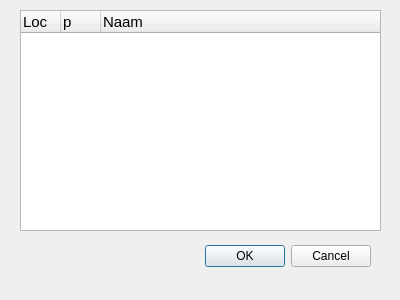
<?xml version="1.0" encoding="UTF-8"?>
<ui version="4.0">
 <class>QtTreinenDialoog</class>
 <widget class="QDialog" name="QtTreinenDialoog">
  <property name="geometry">
   <rect>
    <x>0</x>
    <y>0</y>
    <width>400</width>
    <height>300</height>
   </rect>
  </property>
  <property name="windowTitle">
   <string>Treinen</string>
  </property>
  <widget class="QDialogButtonBox" name="buttonBox">
   <property name="geometry">
    <rect>
     <x>30</x>
     <y>240</y>
     <width>341</width>
     <height>32</height>
    </rect>
   </property>
   <property name="orientation">
    <enum>Qt::Horizontal</enum>
   </property>
   <property name="standardButtons">
    <set>QDialogButtonBox::Cancel|QDialogButtonBox::Ok</set>
   </property>
  </widget>
  <widget class="QTreeWidget" name="treinen">
   <property name="geometry">
    <rect>
     <x>20</x>
     <y>10</y>
     <width>361</width>
     <height>221</height>
    </rect>
   </property>
   <property name="font">
    <font>
     <pointsize>11</pointsize>
    </font>
   </property>
   <property name="iconSize">
    <size>
     <width>0</width>
     <height>0</height>
    </size>
   </property>
   <attribute name="headerDefaultSectionSize">
    <number>40</number>
   </attribute>
   <attribute name="headerMinimumSectionSize">
    <number>40</number>
   </attribute>
   <column>
    <property name="text">
     <string notr="true">Loc</string>
    </property>
   </column>
   <column>
    <property name="text">
     <string>p</string>
    </property>
   </column>
   <column>
    <property name="text">
     <string>Naam</string>
    </property>
   </column>
  </widget>
 </widget>
 <resources/>
 <connections>
  <connection>
   <sender>buttonBox</sender>
   <signal>accepted()</signal>
   <receiver>QtTreinenDialoog</receiver>
   <slot>accept()</slot>
   <hints>
    <hint type="sourcelabel">
     <x>248</x>
     <y>254</y>
    </hint>
    <hint type="destinationlabel">
     <x>157</x>
     <y>274</y>
    </hint>
   </hints>
  </connection>
  <connection>
   <sender>buttonBox</sender>
   <signal>rejected()</signal>
   <receiver>QtTreinenDialoog</receiver>
   <slot>reject()</slot>
   <hints>
    <hint type="sourcelabel">
     <x>316</x>
     <y>260</y>
    </hint>
    <hint type="destinationlabel">
     <x>286</x>
     <y>274</y>
    </hint>
   </hints>
  </connection>
 </connections>
</ui>
